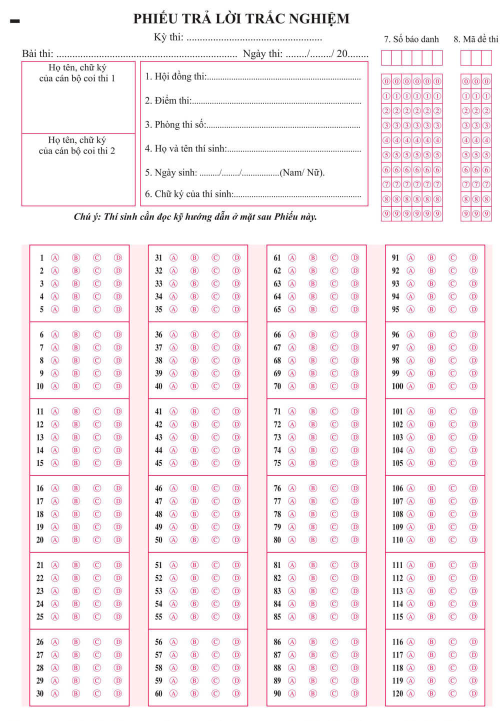
#> input picture mau_phieu/PTN_000_120.jpg, 1000 x 1441 px (shown at 1/2 size)
$ python -i cham_ptn_002_50.py   (imports and definitions only)
#> lines starting #> are read from the running program, lines starting #| are printed output that depends on the picture; after the words box and inside, x2 and y2 are one past the last pixel; in counts of white or black regions, pixels touching at a corner belong together
#> further down, picture is the input picture: shape (1441, 1000, 3); mean B, G, R 242, 239, 247.3
#cach tim 4 khoi vuong den to nhat de scan hoa du anh chup cach nao, mien la co 4 kv den to nhat
#B1: doi img ra anh xam roi sang anh nhi phan roi tim cac cnts cap TREE.
#B2: Duyet cac cnts tim duoc loc ra cac cnts co 4 canh va ti so w:h co 0.8-1.2
#B3: Sap xep cac cnts o B2 theo anh hcn bao quanh cnt voi np.mean cua no
#B4: Lay khoang 20 cai roi sx theo dien tich giam
#B5: Lay ra 4 cnts dau thi do la 4 KV den can tim, roi scan hoa
#sau khi scan hoa, lam lai nhu tren vi bay gio toado no khac. Ta se lay tiep 8 kv ke tiep
import numpy as np
import cv2
import os.path
import imutils
import random

# [14 lines left out: functions Tao_dicdapan_random, brow_img, not called in this run]

def get_x_ver0(s):
   s = cv2.boundingRect(s)
   return s[0]
# sort cnts theo truc y
def get_y_ver1(s):
   s = cv2.boundingRect(s)
   return s[1]
# Xen anh xq
def Xen_xquanh_anh(image,beday):
	anh_sau_xen=image[beday:image.shape[0]-2*beday,beday:image.shape[1]-2*beday]
	return anh_sau_xen

# [51 lines left out: functions order_points, four_point_transform, Scanhoa_from_4dinh_of4kv_mark, get_dosang_, not called in this run]

def get_idx1(s):
    #s=[cnt,dosang]
    return s[1]

def get_val(s):
    # s=[cnt,val]
    return s[1]

def Find_20kv_den(image):
    gray = cv2.cvtColor(image, cv2.COLOR_BGR2GRAY)
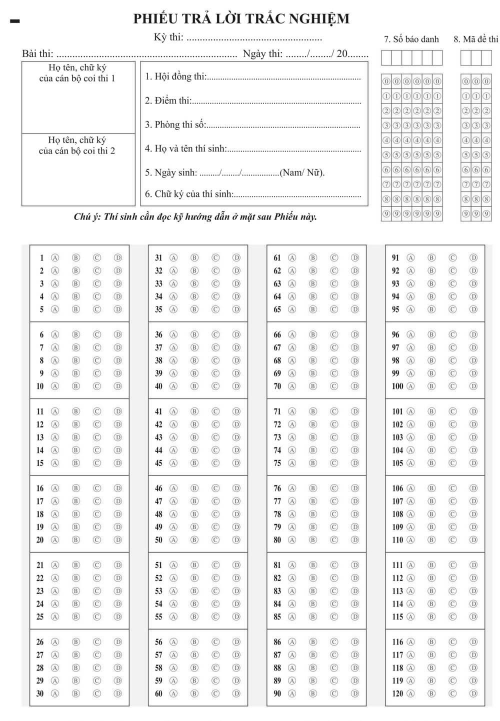
#> gray: shape (1441, 1000) (shown at 1/2 size); min 0, max 255, mean 241.8
    thresh = cv2.threshold(gray,0, 255,cv2.THRESH_BINARY_INV | cv2.THRESH_OTSU)[1]
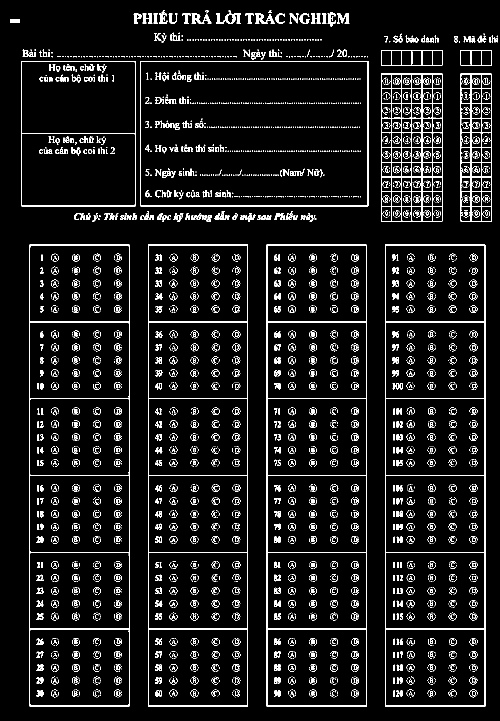
#> thresh: shape (1441, 1000) (shown at 1/2 size); 7.2% white in thin lines or dots
    cnts = cv2.findContours(thresh, 1, cv2.CHAIN_APPROX_SIMPLE)
#> cnts = 5497 contours, 4781 with area under 20; largest, box (x1, y1, x2, y2) and area: (770, 489, 971, 1413) 184600, (533, 489, 734, 1413) 184596, (296, 489, 496, 1413) 183677, (59, 489, 259, 1413) 183677, (280, 122, 737, 413) 132239
    cnts = imutils.grab_contours(cnts)
    cnts = sorted(cnts, key=cv2.contourArea, reverse=True )
    cnts_kv=[]
    for cnt in cnts:
        x,y,w,h = cv2.boundingRect(cnt)
        approx = cv2.approxPolyDP(cnt, 0.03 * cv2.arcLength(cnt, True), True)
        if len(approx) == 4 and (0.8 < float(w)/h < 1.2):
            anhc=gray[y:y+h,x:x+w]
            val=int(np.mean(anhc))
            ttin=[cnt,val]
            cnts_kv.append(ttin)
#> this loop made 5497 passes
#> (x, y, w, h, anhc, val, ttin) on passes 1598, 1599, 1848, 1853, 1891: (574, 426, 3, 3, [[189, 115, 153], [109, 0, 70], [158, 57, 131]], 109, [[[574, 426], [574, 428], [576, 428], [576, 426]], 109]), (251, 426, 3, 3, [[139, 105, 182], [40, 0, 128], [106, 73, 180]], 105, [[[251, 426], [251, 428], [253, 428], [253, 426]], 105]), (75, 1158, 3, 3, [[147, 185, 236], [98, 194, 173], [15, 21, 0]], 118, [[[75, 1159], [76, 1158], [77, 1159], [76, 1160]], 118]), (345, 1078, 3, 3, [[195, 187, 140], [179, 245, 192], [176, 178, 155]], 183, [[[345, 1079], [346, 1078], [347, 1079], [346, 1080]], 183]), (470, 426, 3, 3, [[152, 182, 130], [129, 215, 83], [209, 188, 155]], 160, [[[470, 427], [471, 426], [472, 427], [471, 428]], 160])
#> (x, y, w, h, val, ttin) on passes 1310, 1320, 1325, 1332, 1339: (149, 1331, 5, 5, 164, [[[151, 1331], [153, 1333], [151, 1335], [149, 1333]], 164]), (149, 1075, 5, 5, 165, [[[151, 1075], [153, 1077], [151, 1079], [149, 1077]], 165]), (149, 870, 5, 5, 165, [[[151, 870], [153, 872], [151, 874], [149, 872]], 165]), (149, 742, 5, 5, 165, [[[151, 742], [153, 744], [151, 746], [149, 744]], 165]), (149, 614, 5, 5, 165, [[[151, 614], [153, 616], [151, 618], [149, 616]], 165])
#> after the loop, cnts_kv = 253 items
    cnts_kv = sorted(cnts_kv, key = get_val)
    cnt_20kvden=[]
    for c in cnts_kv[:20]:
        cnt_20kvden.append(c[0])
#> this loop made 20 passes
#> c on passes 1 to 12: [[[648, 112], [648, 113], [649, 113], [649, 112]], 61], [[[643, 112], [643, 113], [644, 113], [644, 112]], 65], [[[573, 112], [573, 113], [574, 113], [574, 112]], 69], [[[386, 112], [386, 113], [387, 113], [387, 112]], 71], [[[189, 112], [189, 113], [190, 113], [190, 112]], 72], [[[125, 112], [125, 113], [126, 113], [126, 112]], 72], [[[445, 112], [445, 113], [446, 113], [446, 112]], 73], [[[418, 112], [418, 113], [419, 113], [419, 112]], 73], [[[413, 112], [413, 113], [414, 113], [414, 112]], 73], [[[349, 112], [349, 113], [350, 113], [350, 112]], 73], [[[290, 112], [290, 113], [291, 113], [291, 112]], 73], [[[317, 112], [317, 113], [318, 113], [318, 112]], 74]
#> after the loop, cnt_20kvden = 20 contours, all with area under 20
    cnt_20kvden = sorted(cnt_20kvden,key=cv2.contourArea,reverse=True)
    return cnt_20kvden

# [361 lines left out: functions Rut_ra_4kv_forscan, Find_cnts_voi_kieuN, Lay_so_ma_de, Lay_so_bao_danh, Xu_li_bub_tinh_diem_thi, cham_ptn_002_50, not called in this run]

# [13 lines of commented-out code are left out]

>>> import cv2
>>> picture = cv2.imread('mau_phieu/PTN_000_120.jpg')
>>> result = Find_20kv_den(picture)
#> result = 20 contours, all with area under 20

$ run again, on mau_phieu/PTN_001_40.jpg
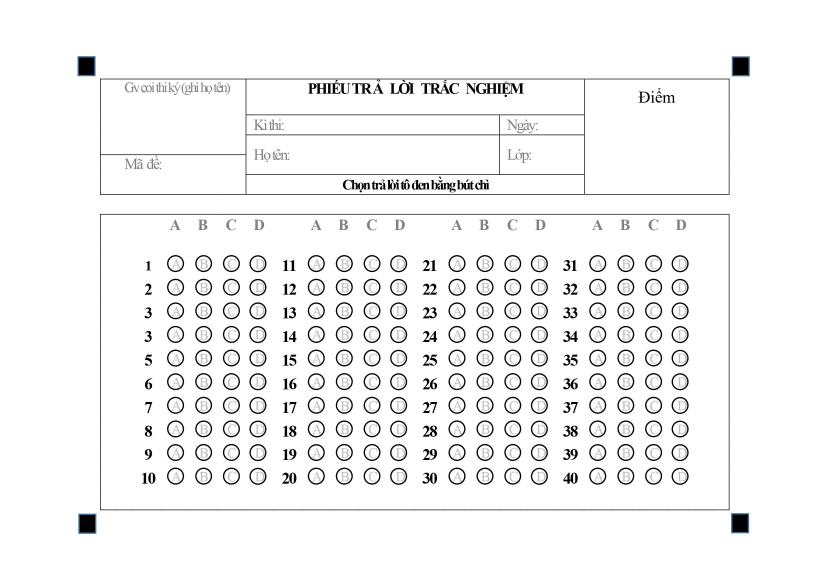
#> input picture mau_phieu/PTN_001_40.jpg, 2482 x 1754 px (shown at 1/3 size)
#> picture is the input picture: shape (1754, 2482, 3); mean B, G, R 243.8, 243.8, 243.8
#> in Find_20kv_den, `thresh = cv2.threshold(gray,0, 255,cv2.THRESH_BINARY_INV | cv2.THRESH_..`:
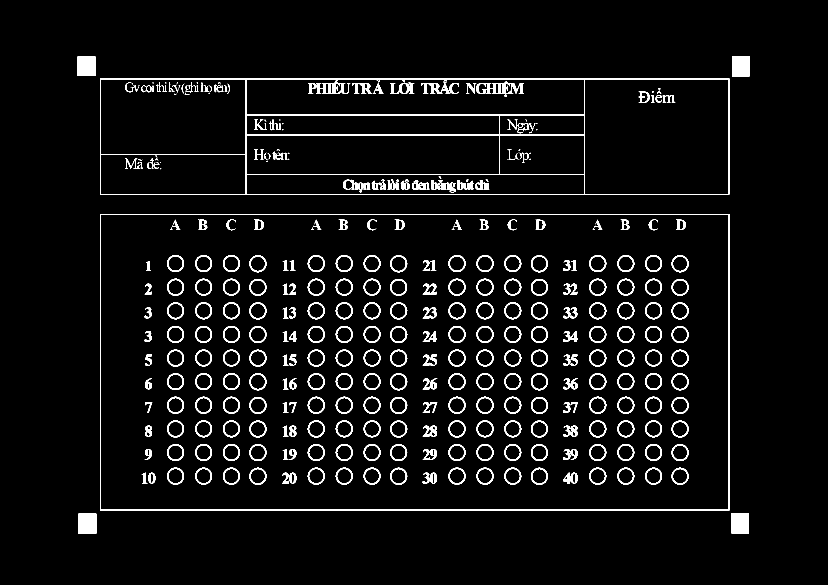
#> thresh: shape (1754, 2482) (shown at 1/3 size); 4.3% white; 421 white regions (78 under 20 px)
#> cnts = 763 contours, 203 with area under 20; largest, box (x1, y1, x2, y2) and area: (300, 642, 2189, 1531) 1675658, (301, 643, 2187, 1530) 1670030, (300, 236, 2189, 584) 654792, (1754, 237, 2187, 583) 149038, (738, 237, 1754, 345) 108599
#> the loop in Find_20kv_den, `for cnt in cnts:` made 763 passes
#> (x, y, w, h, anhc, val, ttin) on passes 622 to 624: (1953, 684, 3, 3, [[116, 137, 137], [129, 142, 115], [134, 137, 116]], 129, [[[1953, 685], [1954, 684], [1955, 685], [1954, 686]], 129]), (1458, 684, 3, 3, [[125, 130, 117], [125, 141, 122], [128, 135, 132]], 128, [[[1458, 685], [1459, 684], [1460, 685], [1459, 686]], 128]), (1628, 683, 3, 3, [[126, 121, 137], [125, 144, 130], [122, 135, 99]], 126, [[[1628, 684], [1629, 683], [1630, 684], [1629, 685]], 126])
#> after the loop in Find_20kv_den, `for cnt in cnts:`: cnts_kv = 109 items
#> the loop in Find_20kv_den, `for c in cnts_kv[:20]:` made 20 passes
#> c on passes 1, 3, 4, 5, 6, 7, 9: [[[233, 169], [233, 227], [285, 227], [285, 169]], 24], [[[2196, 169], [2196, 228], [2248, 228], [2248, 169]], 26], [[[235, 1541], [235, 1600], [288, 1600], [288, 1541]], 27], [[[1126, 565], [1127, 564], [1128, 565], [1127, 566]], 59], [[[1268, 566], [1269, 565], [1270, 566], [1269, 567]], 68], [[[1439, 566], [1440, 565], [1441, 566], [1440, 567]], 69], [[[767, 477], [768, 476], [769, 477], [768, 478]], 124]
#> after the loop in Find_20kv_den, `for c in cnts_kv[:20]:`: cnt_20kvden = 20 contours, 16 with area under 20; largest, box (x1, y1, x2, y2) and area: (235, 1541, 289, 1601) 3127, (2194, 1540, 2247, 1600) 3068, (2196, 169, 2249, 229) 3068, (233, 169, 286, 228) 3016
#> result has the same summary as cnt_20kvden in Find_20kv_den

$ run again, on mau_phieu/PTN_002_40.JPG
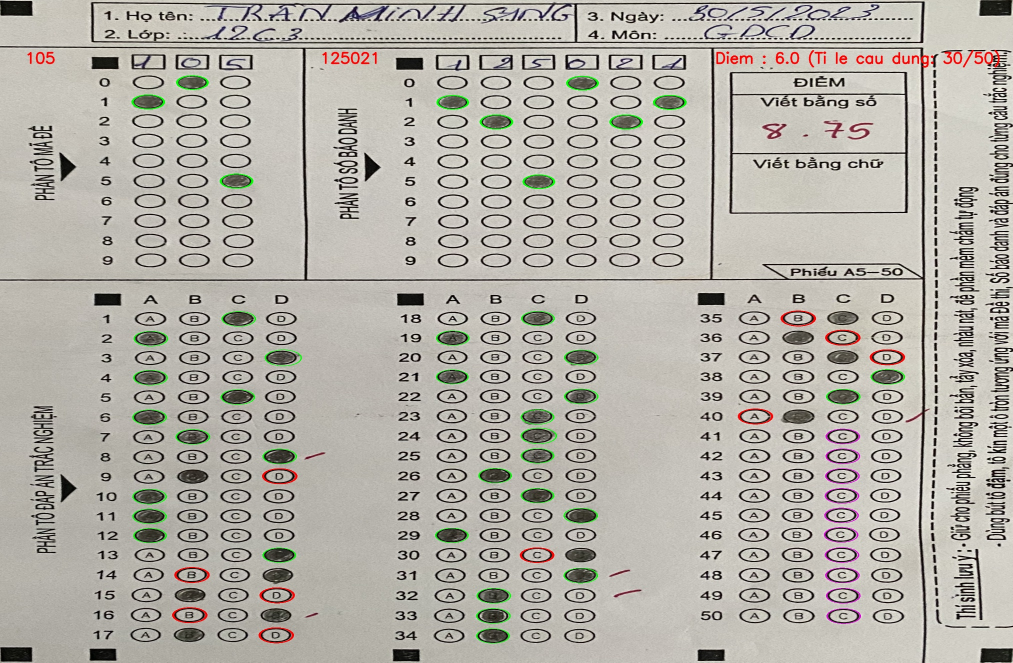
#> input picture mau_phieu/PTN_002_40.JPG, 2026 x 1325 px (shown at 1/2 size)
#> picture is the input picture: shape (1325, 2026, 3); mean B, G, R 167.3, 175.5, 179
#> in Find_20kv_den, `thresh = cv2.threshold(gray,0, 255,cv2.THRESH_BINARY_INV | cv2.THRESH_..`:
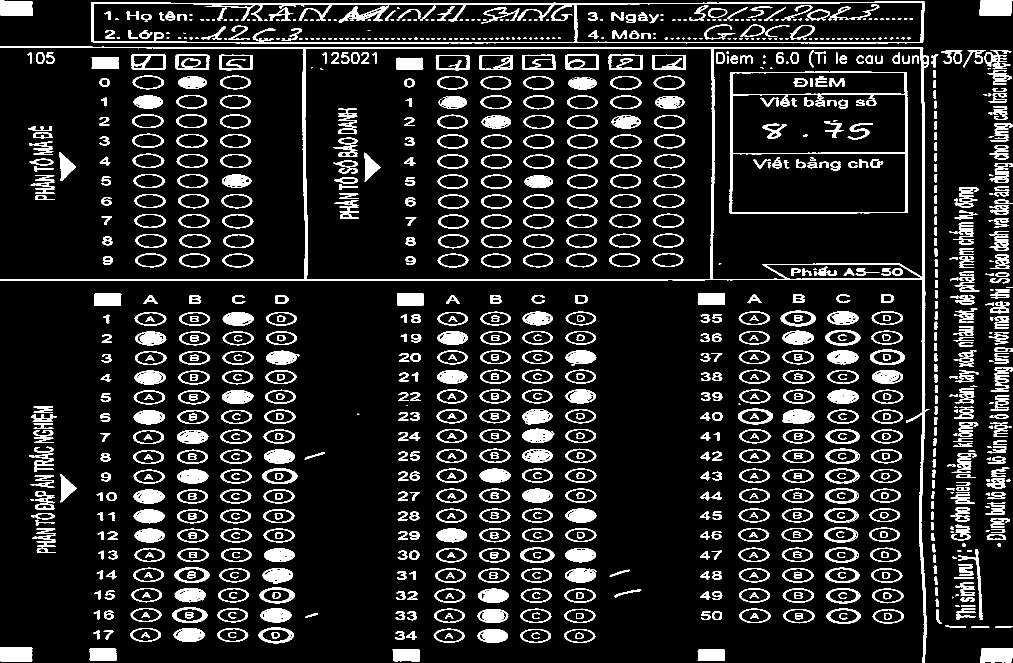
#> thresh: shape (1325, 2026) (shown at 1/2 size); 12.3% white; 1254 white regions (181 under 20 px)
#> cnts = 2602 contours, 880 with area under 20; largest, box (x1, y1, x2, y2) and area: (0, 92, 1859, 1325) 581662, (609, 96, 1425, 560) 374974, (1424, 96, 1847, 559) 183907, (182, 3, 1850, 87) 132322, (1459, 143, 1816, 428) 100000
#> the loop in Find_20kv_den, `for cnt in cnts:` made 2602 passes
#> (x, y, w, h, anhc, val, ttin) on passes 2357 to 2359: (980, 1280, 3, 3, [[86, 82, 82], [112, 123, 113], [83, 97, 103]], 97, [[[980, 1281], [981, 1280], [982, 1281], [981, 1282]], 97]), (575, 1278, 3, 3, [[10, 70, 129], [113, 140, 104], [82, 76, 76]], 88, [[[575, 1279], [576, 1278], [577, 1279], [576, 1280]], 88]), (576, 1277, 3, 3, [[11, 46, 116], [70, 129, 110], [140, 104, 77]], 89, [[[576, 1278], [577, 1277], [578, 1278], [577, 1279]], 89])
#> pass 3, in Find_20kv_den, `anhc=gray[y:y+h,x:x+w]`:
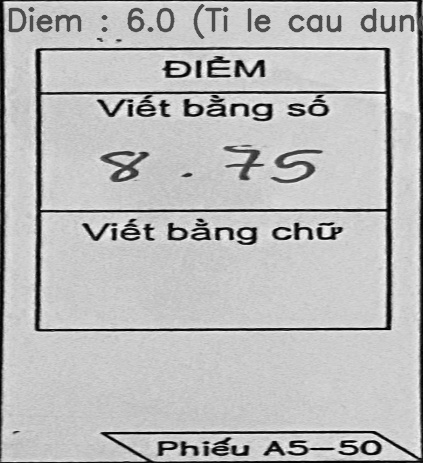
#> anhc: shape (463, 423); min 0, max 254, mean 186.4
#> after the loop in Find_20kv_den, `for cnt in cnts:`: cnts_kv = 237 items
#> the loop in Find_20kv_den, `for c in cnts_kv[:20]:` made 20 passes
#> c on passes 1, 2, 3, 4, 6, 8, 9: [[[1703, 664], [1704, 663], [1705, 664], [1704, 665]], 64], [[[393, 1242], [394, 1241], [395, 1242], [394, 1243]], 65], [[[572, 1201], [573, 1200], [574, 1201], [573, 1202]], 67], [[[1700, 900], [1701, 899], [1702, 900], [1701, 901]], 67], [[[577, 963], [578, 962], [579, 963], [578, 964]], 69], [[[577, 941], [578, 940], [579, 941], [578, 942]], 70], [[[572, 1260], [573, 1259], [574, 1260], [573, 1261]], 71]
#> after the loop in Find_20kv_den, `for c in cnts_kv[:20]:`: cnt_20kvden = 20 contours, all with area under 20
